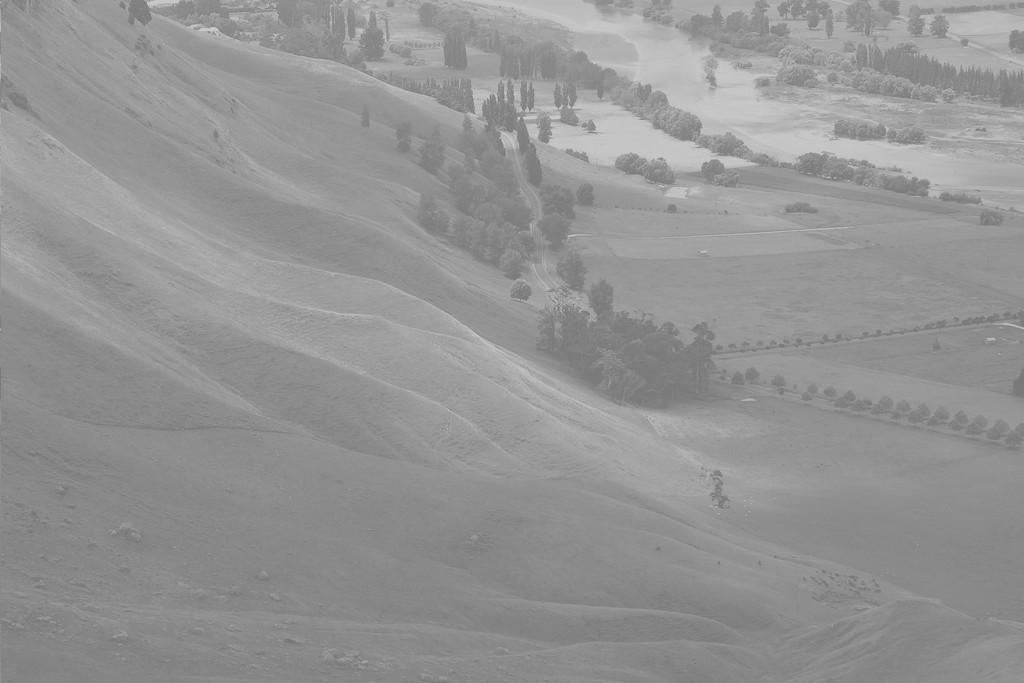
#> input picture Chapter4_Histograms/GeneratingHistograms/data/bay.jpg, 1024 x 683 px
$ python GeneratingHistograms.py
#> lines starting #> are read from the running program, lines starting #| are printed output that depends on the picture
import cv2 as cv
import numpy as np
import matplotlib.pyplot as plt
import warnings
warnings.filterwarnings('ignore')

imgbay = plt.imread('./data/bay.jpg')
#> imgbay is the input picture: shape (683, 1024); min 114, max 212, mean 148
imgbrain = plt.imread('./data/brain.jpg')
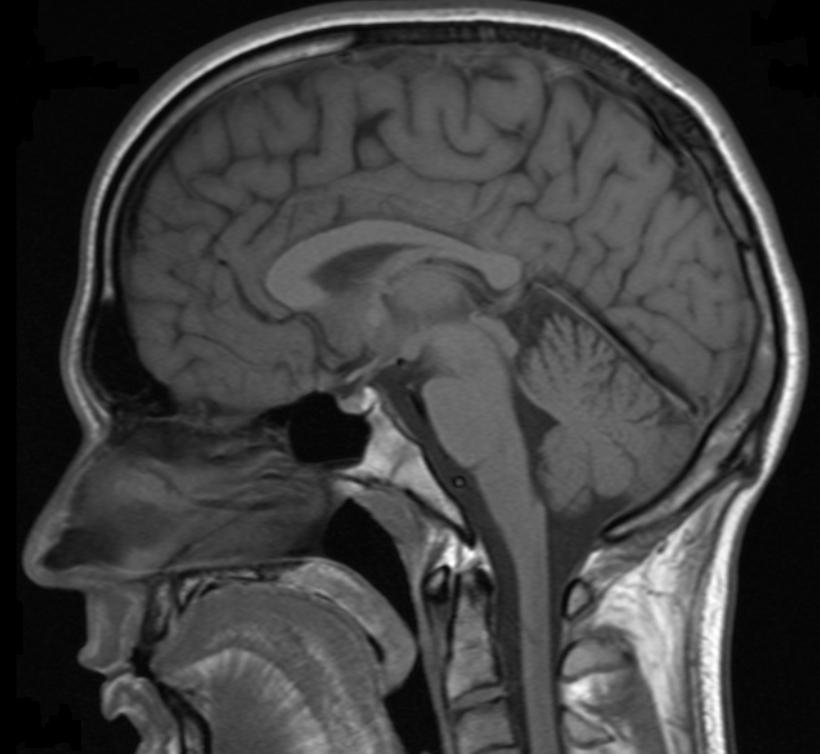
#> input picture Chapter4_Histograms/GeneratingHistograms/data/brain.jpg, 820 x 754 px
#> imgbrain is the input picture: shape (754, 820); min 0, max 255, mean 63.9
# openCV function is much faster than the corresponding numpy function
# hist = cv.calcHist(images = [img],channels = [0],mask = None,histSize=[256],ranges=[0,256])
# print(hist.shape)
fig = plt.figure()
fig.add_subplot(2,2,1)
plt.imshow(imgbay,cmap='gray')
plt.axis('off')
fig.add_subplot(2,2,2)
plt.hist(imgbay.reshape(-1,),256,[0,256])
fig.add_subplot(2,2,3)
plt.imshow(imgbrain,cmap='gray')
plt.axis('off')
fig.add_subplot(2,2,4)
plt.hist(imgbrain.reshape(-1,),256,[0,256])
plt.show()
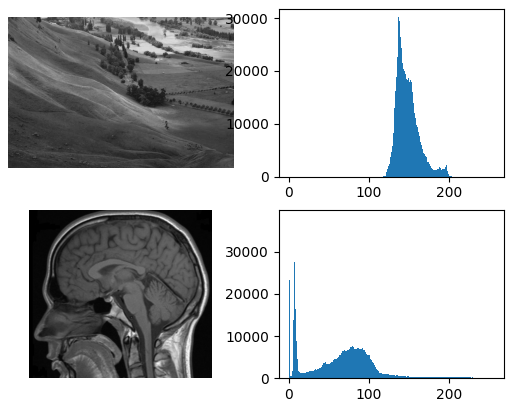
#> figure drawn by matplotlib, 4 panels; panel 2: tallest bar 30266 high, from x = 137 to 138; panel 4: tallest bar 37954 high, from x = 6 to 7
